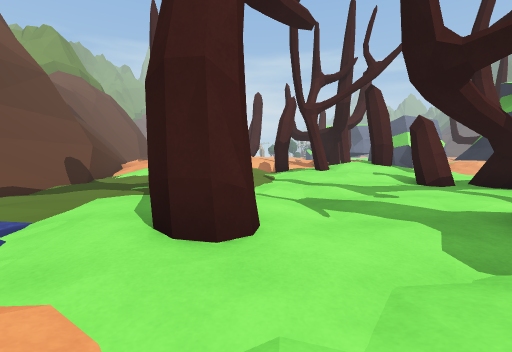
View 1 (above)

24 first-person views from a walk through a scene from a Unity 3-D project. The camera is 0.72 m above the floor, tilts 4° down and sees 85° across. The floor is counted in squares, 1 m on a side. Each view is taken from the middle of a square. On the plan, view 1 faces up. The plan holds only what a view shows up to about 10 squares ahead; the rest is blank. The place goes on beyond the plan. The player character is not drawn. Some surface patterns are stand-ins.

View 2
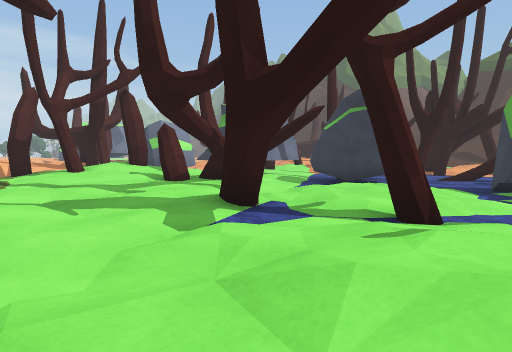

View 3
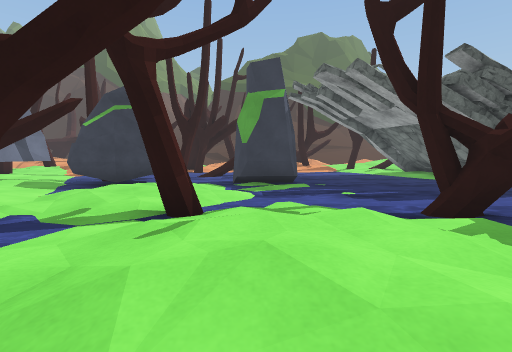

View 4
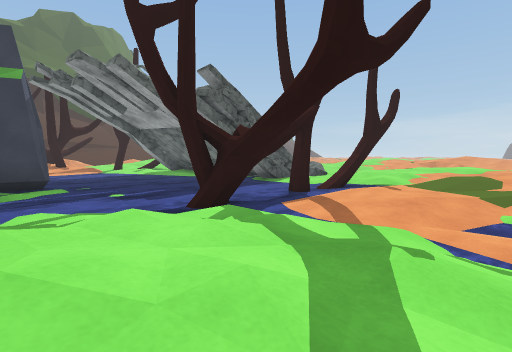

View 5
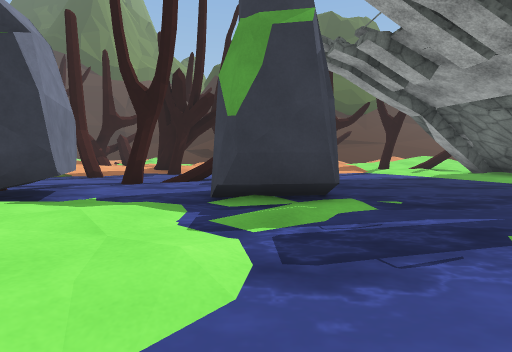

View 6
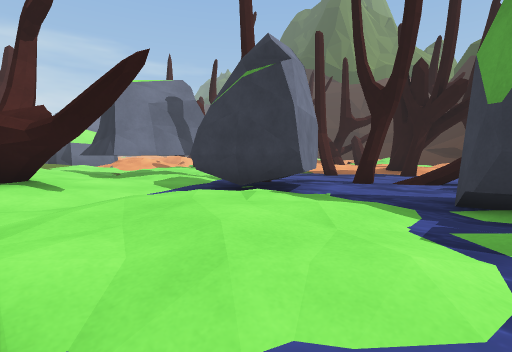

View 7
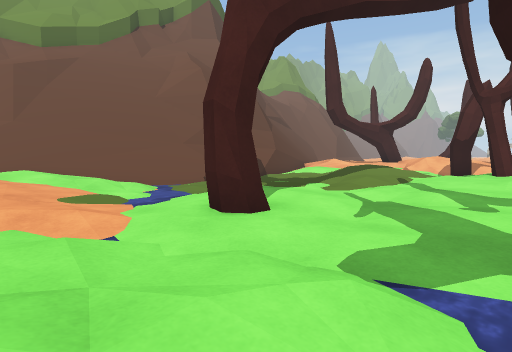

View 8
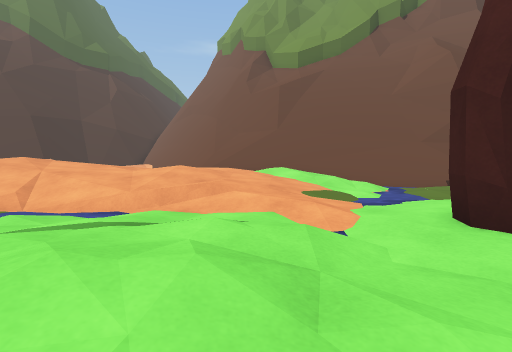

View 9
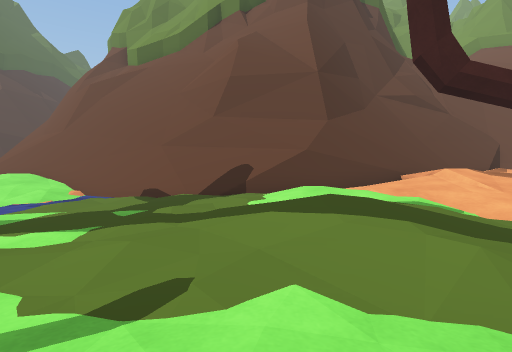

View 10
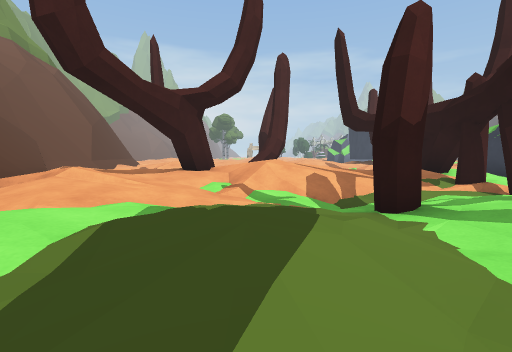

View 11
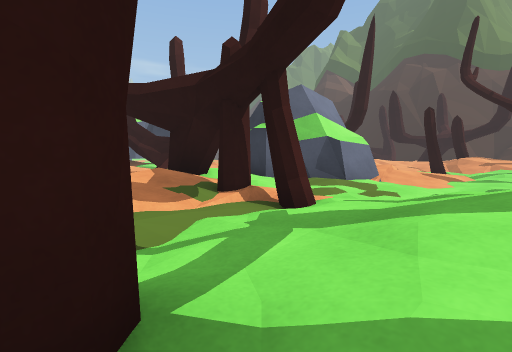

View 12
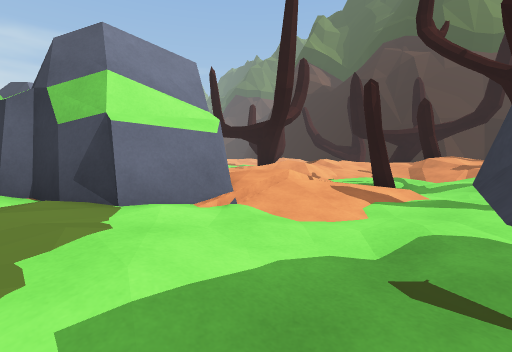

View 13
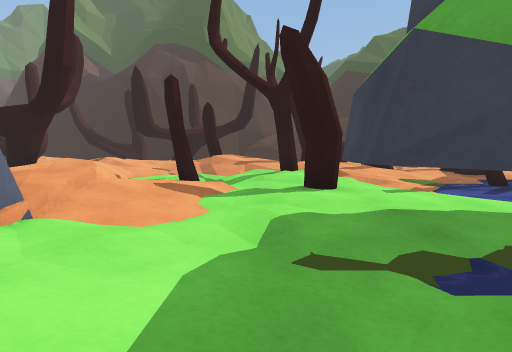

View 14
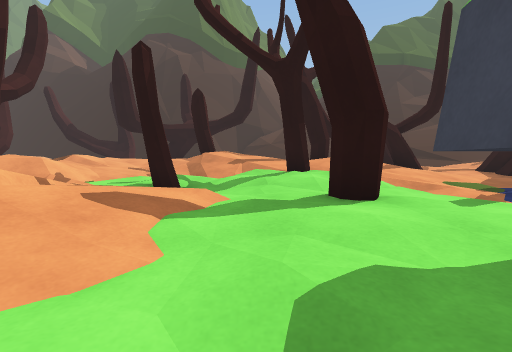

View 15
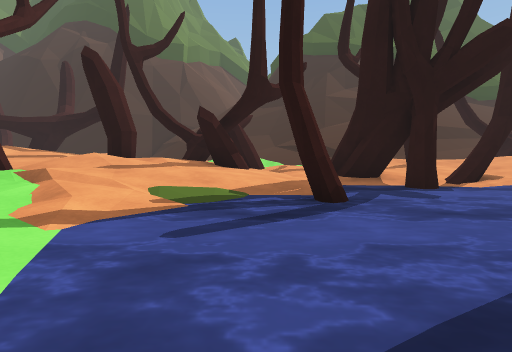

View 16
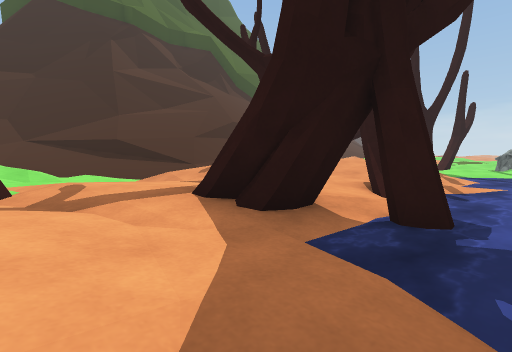

View 17
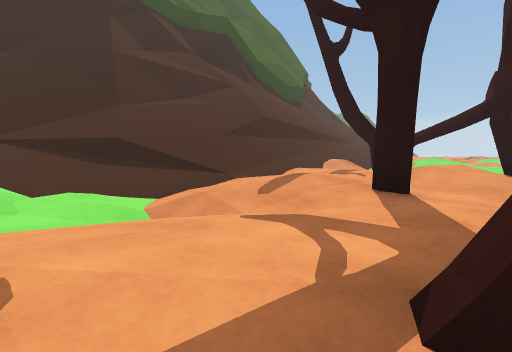

View 18
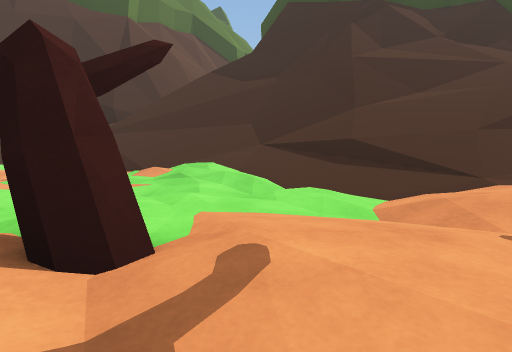

View 19
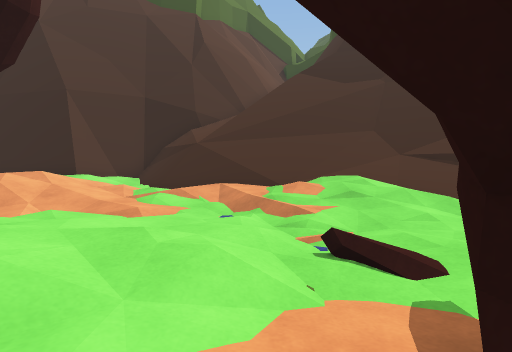

View 20
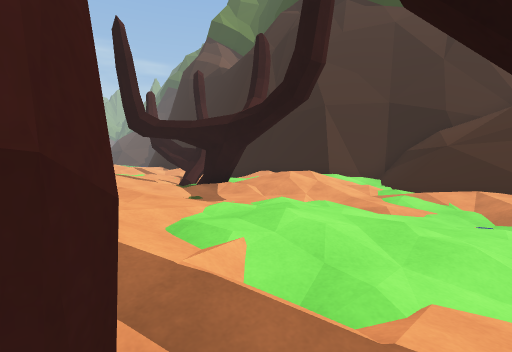

View 21
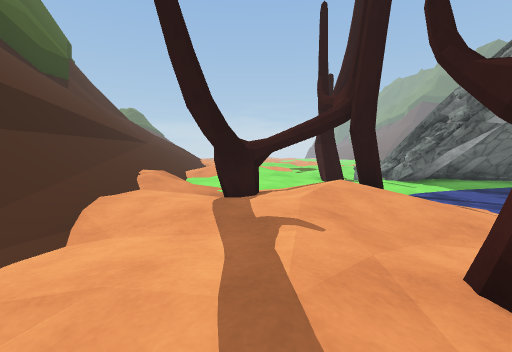

View 22
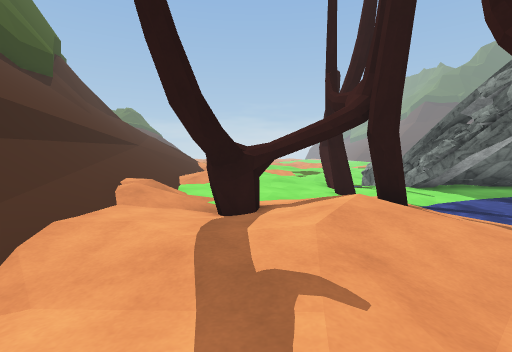

View 23
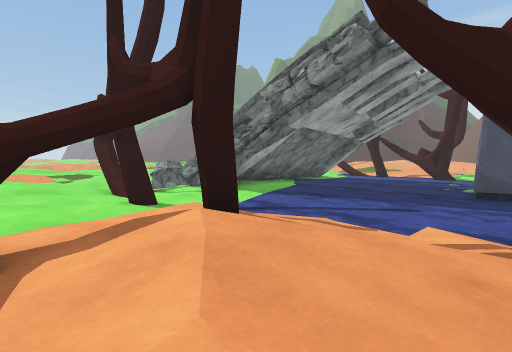

View 24
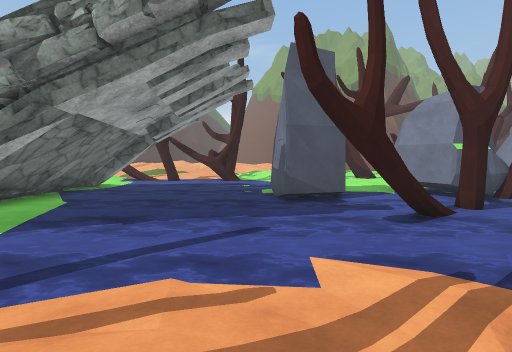

### Floor plan
Key: @ floor where view 1 was taken; # wall or solid block; x gap in a wall; . main floor; : floor 0.15 m higher than the main floor; - floor 0.15 m lower than the main floor; + floor 0.3 m higher than the main floor; _ floor 0.3 m lower than the main floor; * floor 0.5 m higher than the main floor; % floor 0.65 m higher than the main floor; & floor 1.6 m higher than the main floor; $ floor 2.4 m higher than the main floor; / step, stairs or slope; = window, fence, low wall or low ledge; ~ water the walk can cross; ≈ water the walk keeps out of; ^ raised ledge; v drop or lower ground; R rock; T thing the floor can be seen under or through; O other object.
Columns run from 8 left of view 1 to 32 right of it. Each row starts with its distance up from view 1.
 18                R          +%  ++.    ##
 17 ^*+  #/     #  R#      //+++  ++.#   ##
 16 ^+***#/%%***##::#  R   //:::   .:#/   #
 15 ^^ *++://+++x:.:RRR+/  ...     ../*% +#
 14  # %*+.///:.#....../+: #../# *+..////::
 13  #=+++:....:::....-...-..//%*++:../::.
 12  ##/+:.:.#:++/ .---.....:/*%/+++:....O=
 11  ##.:+++:.:+*+ .RRRR....#+++++++.-.:=v&
 10  #^=+++*:.#//   RRRR....:++#+::/.--/===$=
  9  #//.:++:::+++:.RR  ..-.:/+++:/./-/:==#
  8 ##//...:..:::::.RRR ---..:+ ##.:-..+/=#
  7 ##//........#:..RRRR~~~-..:###..../+/=#
  6 ##^--.......=##.---~~~~~-..=.#....++/=#
  5 #^^---...-...##--R R~≈~#-.-..:.../://=v
  4 #^_~~-...--..----RRR~≈≈≈≈~##......+/=^v=^
  3 #=.--~.#----#-...#RR~≈≈~~=##..//-://##=#^
  2 #::.-_-----≈_....RR~~x~~~##...::.///=^v#
  1 =+:....-/-.-_....-~~~≈^~~~x..:+:////=#
  0  +++:./-@...-_---_RR~~#≈~~##.:+:/=//=#
 -1   +++:/-.:::.-~~-~#R~≈~~~--x.:+:/^//=#
 -2    ++:/-.:::.-~~~-##R~~~~--=+++++^v//=
 -3     ++/-....-~~~~~~~~~~~~~-./+::+/^///
 -4   +*+// --.--_~~~~~~~~~~~~-#/+TT+/#///
 -5   *%*// ---__#~~~~~~~~~~~~-=::##//v//
 -6    %%/  ~-.-~~~~~~~~~≈~~~~_/...//*=///
 -7         -...~≈≈~ ~~~~≈≈≈~--/.....//=//=
 -8         ....~x~~~ ~~~~-x-..#..: .//=//=#
 -9         ::..≈≈~   ≈≈#####-...:: ://=///#

Positions as (right, up) in squares from view 1, and headings:
1: (0, 0), facing up
2: (0, -1), facing up-right
3: (0, -1), facing right
4: (0, -1), facing down-right
5: (5, -1), facing right
6: (5, -1), facing up-right
7: (3, 0), facing up-left
8: (3, 0), facing left
9: (2, 9), facing left
10: (-1, 8), facing up
11: (1, 11), facing up-right
12: (7, 11), facing up-right
13: (7, 12), facing right
14: (9, 12), facing right
15: (11, 6), facing right
16: (16, 6), facing down-right
17: (19, 5), facing down-right
18: (19, 5), facing right
19: (20, 9), facing right
20: (19, 9), facing up-right
21: (22, 2), facing down
22: (22, 1), facing down
23: (22, -1), facing down-left
24: (20, -3), facing left
